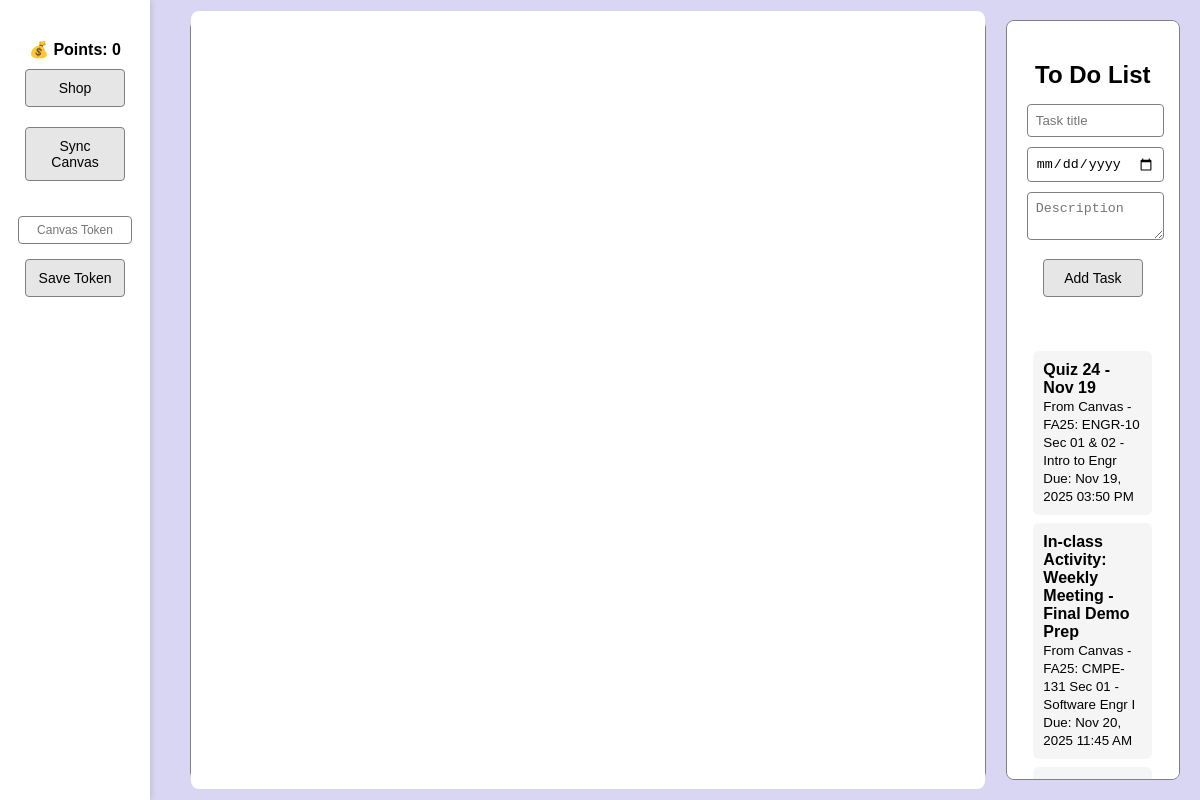
Before: /home/ (signed in) with the older database file.
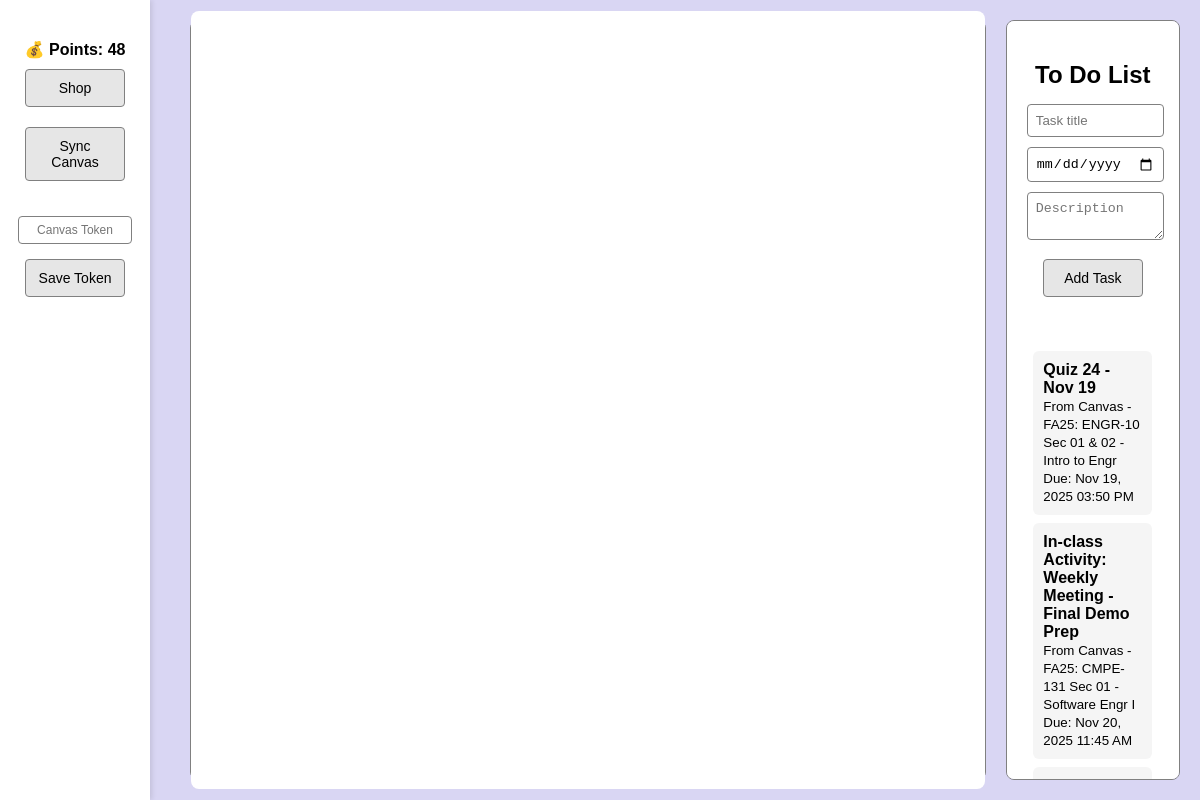
After: the same page with the newer database file.
### todolist/models.py (models this page shows, shortened)
class UserProfile(models.Model):
    user = models.OneToOneField(User, on_delete=models.CASCADE)
    canvas_token = models.CharField(max_length=255, blank=True, null=True)
    points = models.IntegerField(default=0)

### todolist/views.py (the view, shortened to what this page needs)
# urls.py: path('home/', views.home, name='home'),
@login_required(login_url='login')
def home(request):
    tasks = Task.objects.filter(user=request.user).order_by('due_date')
    profile, _ = UserProfile.objects.get_or_create(user=request.user)
    return render(request, 'home.html', {'tasks': tasks, 'profile': profile})

### templates/home.html (shortened to what this page needs)
<!DOCTYPE html>
<html lang="en">
<head>
</head>
<body>
  <div class="sidebar">
    <div style="margin-top:20px; font-weight:bold;">
      💰 Points: {{ profile.points }}
    </div>
    <a href="{% url 'shop' %}">
      <button>Shop</button>
    </a>
    <form method="POST" action="{% url 'sync_canvas' %}">
      <button type="submit">Sync Canvas</button>
    </form>
    <form method="POST" action="{% url 'save_token' %}">
      <input type="password" name="token" placeholder="Canvas Token">
      <button type="submit">Save Token</button>
    </form>
  </div>
  <div class="main">
    <div class="calendar-section">
      <div id="calendar"></div>
    </div>
    <div class="todo-section">
      <h2>To Do List</h2>
      <form method="POST">
        <input type="text" name="task" placeholder="Task title" required><br>
        <input type="date" name="due_date"><br>
        <textarea name="task_desc" placeholder="Description"></textarea><br>
        <button type="submit" name="add_task">Add Task</button>
      </form>
      <ul>
        {% for task in tasks %}
        <li>
          <div>
            <strong>{{ task.task }}</strong><br>
            {% if task.task_desc %}
            <small>{{ task.task_desc }}</small><br>
            {% endif %}
            <small>Due: {{ task.due_date|date:"M d, Y h:i A" }}</small>
          </div>
        </li>
        {% empty %}
        <li>No tasks yet! Add one above 👆</li>
        {% endfor %}
      </ul>
    </div>
  </div>
  <link href="https://cdn.jsdelivr.net/npm/fullcalendar@6.1.8/index.global.min.css" rel="stylesheet">
</body>
</html>

Changed rows visible on the page:
changed UserProfile: points "0" → "48"
